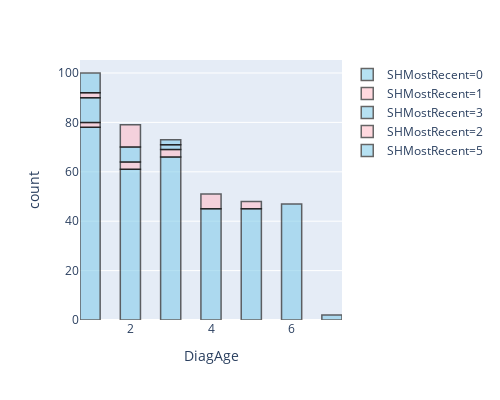

The cell this chart's notebook holds for it:
### Code cell
import plotly.express as px
fig1 = px.histogram(Diab1, x="DiagAge", nbins=20,color='SHMostRecent', color_discrete_sequence=['skyblue','pink']) 
fig1.update_traces(opacity=0.8, selector=dict(type='histogram'))
fig1.update_traces(marker_line_color='rgb(0,0,0)', marker_line_width=1.5, opacity=0.6)
fig1.update_layout(autosize=True, width=500,height=400)
fig1.show()

### Figure 1 — Plotly figure (JSON) as saved in the notebook; plotly's stock layout.template omitted (floating-point values rounded to 4 significant figures; data arrays with more than 128 entries replaced by an {"elided": "..."} marker saying what was removed)
{"data": [{"alignmentgroup": "True", "bingroup": "x", "hoverlabel": {"namelength": 0}, "hovertemplate": "SHMostRecent=0<br>DiagAge=%{x}<br>count=%{y}", "legendgroup": "SHMostRecent=0", "marker": {"color": "skyblue", "line": {"color": "rgb(0,0,0)", "width": 1.5}}, "name": "SHMostRecent=0", "nbinsx": 20, "offsetgroup": "SHMostRecent=0", "opacity": 0.6, "orientation": "v", "showlegend": true, "type": "histogram", "x": {"elided": "344 int values"}, "xaxis": "x", "yaxis": "y"}, {"alignmentgroup": "True", "bingroup": "x", "hoverlabel": {"namelength": 0}, "hovertemplate": "SHMostRecent=1<br>DiagAge=%{x}<br>count=%{y}", "legendgroup": "SHMostRecent=1", "marker": {"color": "pink", "line": {"color": "rgb(0,0,0)", "width": 1.5}}, "name": "SHMostRecent=1", "nbinsx": 20, "offsetgroup": "SHMostRecent=1", "opacity": 0.6, "orientation": "v", "showlegend": true, "type": "histogram", "x": [1, 4, 2, 3, 4, 5, 3, 4, 5, 4, 2, 1, 3, 4, 5, 4, 2], "xaxis": "x", "yaxis": "y"}, {"alignmentgroup": "True", "bingroup": "x", "hoverlabel": {"namelength": 0}, "hovertemplate": "SHMostRecent=3<br>DiagAge=%{x}<br>count=%{y}", "legendgroup": "SHMostRecent=3", "marker": {"color": "skyblue", "line": {"color": "rgb(0,0,0)", "width": 1.5}}, "name": "SHMostRecent=3", "nbinsx": 20, "offsetgroup": "SHMostRecent=3", "opacity": 0.6, "orientation": "v", "showlegend": true, "type": "histogram", "x": [1, 1, 1, 2, 1, 3, 1, 2, 2, 1, 2, 1, 3, 2, 1, 1, 1, 2], "xaxis": "x", "yaxis": "y"}, {"alignmentgroup": "True", "bingroup": "x", "hoverlabel": {"namelength": 0}, "hovertemplate": "SHMostRecent=2<br>DiagAge=%{x}<br>count=%{y}", "legendgroup": "SHMostRecent=2", "marker": {"color": "pink", "line": {"color": "rgb(0,0,0)", "width": 1.5}}, "name": "SHMostRecent=2", "nbinsx": 20, "offsetgroup": "SHMostRecent=2", "opacity": 0.6, "orientation": "v", "showlegend": true, "type": "histogram", "x": [2, 2, 2, 1, 2, 2, 2, 1, 2, 2, 2], "xaxis": "x", "yaxis": "y"}, {"alignmentgroup": "True", "bingroup": "x", "hoverlabel": {"namelength": 0}, "hovertemplate": "SHMostRecent=5<br>DiagAge=%{x}<br>count=%{y}", "legendgroup": "SHMostRecent=5", "marker": {"color": "skyblue", "line": {"color": "rgb(0,0,0)", "width": 1.5}}, "name": "SHMostRecent=5", "nbinsx": 20, "offsetgroup": "SHMostRecent=5", "opacity": 0.6, "orientation": "v", "showlegend": true, "type": "histogram", "x": [3, 1, 1, 1, 1, 1, 1, 1, 3, 1], "xaxis": "x", "yaxis": "y"}], "layout": {"autosize": true, "barmode": "relative", "height": 400, "legend": {"tracegroupgap": 0}, "margin": {"t": 60}, "width": 500, "xaxis": {"anchor": "y", "domain": [0, 1], "title": {"text": "DiagAge"}}, "yaxis": {"anchor": "x", "domain": [0, 1], "title": {"text": "count"}}}}
